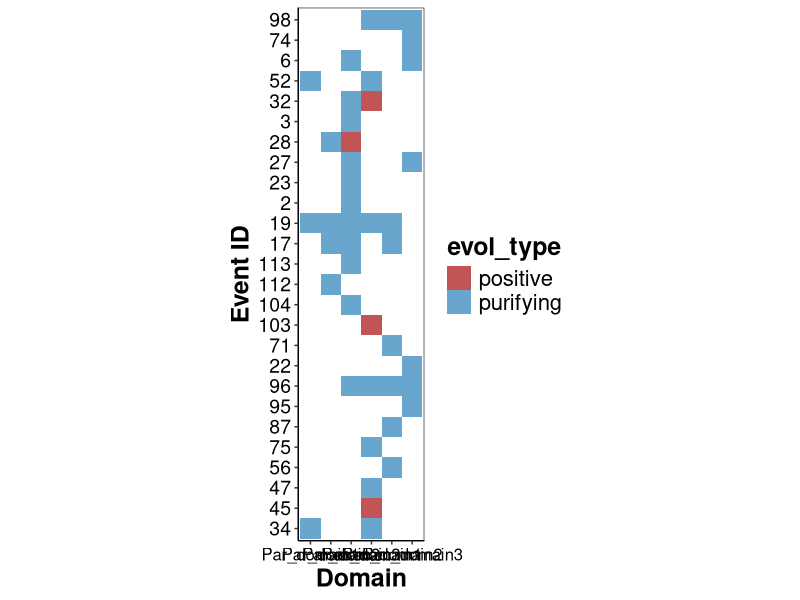
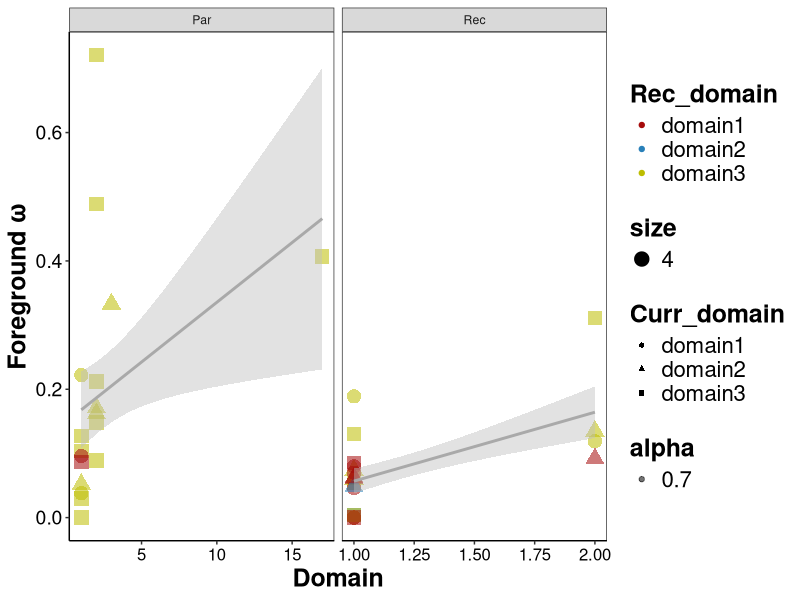

These figures' R source, in order: (Note: this script raises an error after producing the figures.)
library(ggplot2)
library(ggsci)
library(dplyr)
library(vegan)

setwd("../data_for_scripts/data_for_scripts/for_viz/evol_selection")

#Analyze branch models
#Read the resuls of branch models calculations
branch_models_classified <- read.csv('Branch_models_extended.csv', header = T, sep = "\t", stringsAsFactors = F)

#Extract significant results of branch model
branch_models_classified_signif <- branch_models_classified[branch_models_classified$signif_flag=='signif' & branch_models_classified$evol_type!='non-signif',] 

#Create dummy factors for plotting for the X and Y axis, respectively
branch_models_classified_signif$fac_for_heatmap <- paste(branch_models_classified_signif$Tox_type, 
                                                         branch_models_classified_signif$Curr_domain, sep ='_')

branch_models_classified_signif$domain_factor <- as.factor(paste(branch_models_classified_signif$Rec_domain,
                                                                 branch_models_classified_signif$ID,
                                                                 sep='_'))

#Get the list of events with unknown parents
unknown_majors <- unique(branch_models_classified[branch_models_classified$unknown_flag=='major',1])
unknown_minors <- unique(branch_models_classified[branch_models_classified$unknown_flag=='minor',1])

#Assert types of unknown parents
branch_models_classified_signif[branch_models_classified_signif$ID %in% unknown_majors, 5] <- 'major'
branch_models_classified_signif[branch_models_classified_signif$ID %in% unknown_minors, 5] <- 'minor'

#Create the list of events with different selection pattenrs for parents and recombinantss
change_pattern <- c(98, 74, 32, 103, 71, 22, 96, 87, 75, 56, 47, 45, 95)

#Assert the type of selection pattern
branch_models_classified_signif$change_flag <- 'same'
branch_models_classified_signif[branch_models_classified_signif$ID %in% change_pattern,26] <- 'different'

#Extract recombination IDs for recombinants only
events_with_recs <- branch_models_classified_signif[branch_models_classified_signif$Tox_type=='Rec' &
                                                      branch_models_classified_signif$evol_type!='non-signif',1]

#Extract the data for recombinants only
heatmap_branch_recs <- branch_models_classified_signif[branch_models_classified_signif$ID %in% events_with_recs,]

#Assert the levels of the categorial variable 
heatmap_branch_recs$domain_factor <- as.factor(paste(heatmap_branch_recs$Rec_domain,
                                                     heatmap_branch_recs$ID,
                                                     sep='_'))
#Get the final dataset for recombinants only
branch_domains_df_rec <- heatmap_branch_recs[heatmap_branch_recs$evol_type!='non-signif' & 
                                               heatmap_branch_recs$Tox_type=='Rec',c(1,2,25, 26, 7, 5)] %>% unique()

#Plot the ditribution of significant models per domain and recombination event
branch_models_classified_signif[branch_models_classified_signif$evol_type!='non-signif',] %>% 
  ggplot(aes(y=domain_factor, x=fac_for_heatmap, fill = evol_type))+
  geom_tile(alpha=.7)+
  scale_fill_manual(values = c("#a60b0b","#2980b9", '#73C39D'))+
#  branch_domains_df_rec %>% 
#    ggplot(aes(y=domain_factor, x=signif_flag, fill = Rec_domain))+ #change_flag #unknown_flag #Rec_domain
#    geom_tile(alpha=.7)+
#  scale_fill_manual( values=c("#a60b0b", '#2980b9' ,'#bdbd00'))+
  #  scale_fill_manual( values = c('grey', "#B97BD5","#58B09E"))+
  #scale_fill_jama()+
  scale_y_discrete( labels=as.character(unlist(lapply(levels(branch_models_classified_signif$domain_factor), 
                                                      function (x) strsplit(as.character(x), "_", fixed=TRUE)[[1]][2]))))+
  theme_bw()+ylab('Event ID')+xlab('Domain')+
  theme( axis.text.x = element_text(color='black', 
                                    size=12),
         axis.title.x=element_text(face="bold", color="black", 
                                   size=18),
         panel.background = element_blank(), 
         axis.line = element_line(colour = "black"),
         panel.grid.major = element_blank(), 
         panel.grid.minor = element_blank(),
         axis.text.y = element_text(color='black', 
                                    size=14),
         axis.title.y = element_text(face="bold", color="black", 
                                     size=18),
         legend.title=element_text(face="bold",size=18), 
         legend.text=element_text(size=16))+
  coord_fixed()

#Extract data for comparing branch models (significant and raw estimates)
branch_models_comparisions <- branch_models_classified[,c(1,2,3,4,6,7,9)]

#Extract significant results based on different LRT-tests
bneut_signif <- branch_models_comparisions[branch_models_comparisions$evol_type!='non-signif', ]
bfree_signif <- branch_models_comparisions[branch_models_comparisions$signif_flag!='non-signif', ]

#Assert the factors for comparing omega estimates
bneut_signif$for_comparision <- 'bneut'
bfree_signif$for_comparision <- 'bfree'
branch_models_comparisions$for_comparision <- 'All'

#Create the merged dataset for comparisions
branch_models_comparisions<-rbind(branch_models_comparisions, bneut_signif, bfree_signif)

#Summarize mean omega estimates per sets of events
branch_models_comparisions[branch_models_comparisions$omega_f<5,] %>% group_by(Tox_type, for_comparision) %>% 
  summarize(mean_omega= mean(omega_f)) %>% as.data.frame()

#Calculate the linear model to reveal relationships between foreground omega and the number of toxinsin the subtree
lm_num_tox <- lm(omega_f ~ Num_rec_pars,
                 data = branch_models_classified_signif[branch_models_classified_signif$evol_type!='non-signif' & 
                                                          branch_models_classified_signif$omega_f <5  &
                                                          branch_models_classified_signif$Tox_type=='Par',])
#Show model significance
summary(lm_num_tox)

#Plot the dependance between foreground omega and the the number of recombinans and parents
branch_models_classified_signif[branch_models_classified_signif$evol_type!='non-signif' & branch_models_classified_signif$omega_f <5,] %>% 
  ggplot(aes(x= Num_rec_pars, y=omega_f))+
  facet_wrap(~Tox_type, scales = 'free_x')+
  geom_point(aes(color = Rec_domain, shape = Curr_domain, size = 4, alpha =0.7))+
  scale_color_manual( values=c("#a60b0b", '#2980b9' ,'#bdbd00'))+
  geom_smooth(method='lm', color='darkgrey', alpha=0.45, fill = 'grey',  level=0.8)+
  theme_bw()+ylab('Foreground ω')+xlab('Domain')+
  theme( axis.text.x = element_text(color='black', 
                                    size=12),
         axis.title.x=element_text(face="bold", color="black", 
                                   size=18),
         panel.background = element_blank(), 
         axis.line = element_line(colour = "black"),
         panel.grid.major = element_blank(), 
         panel.grid.minor = element_blank(),
         axis.text.y = element_text(color='black', 
                                    size=14),
         axis.title.y = element_text(face="bold", color="black", 
                                     size=18),
         legend.title=element_text(face="bold",size=18), 
         legend.text=element_text(size=16))

#Show the distribution of omega values for sets of events with different significance thresholds for LRT tests
branch_models_comparisions[branch_models_comparisions$omega_f<5,] %>% 
  ggplot(aes(x=for_comparision, y=omega_f, fill = for_comparision))+
  facet_wrap(~Tox_type)+
  geom_violin(width=0.7, alpha = 0.7, trim = T)+
  geom_boxplot(width=0.4, alpha = 0.8)+
  geom_signif(comparisons = list(c(2, 3),
                                 c(1, 3)),
              y_position = c(4.3,5), 
              map_signif_level=T, test='wilcox.test')+
  scale_fill_manual(values =c('#A6A8A0', '#97C997', '#36AB9D'))+
  theme( axis.text.x = element_text(color='black', 
                                    size=12),
         axis.title.x=element_text(face="bold", color="black", 
                                   size=18),
         panel.background = element_blank(), 
         axis.line = element_line(colour = "black"),
         panel.grid.major = element_blank(), 
         panel.grid.minor = element_blank(),
         axis.text.y = element_text(color='black', 
                                    size=14),
         axis.title.y = element_text(face="bold", color="black", 
                                     size=18),
         legend.title=element_text(face="bold",size=18), 
         legend.text=element_text(size=16))

#Show the distribution of omega values for different domains and toxin types (parents and recombinants)
branch_models_classified_signif[branch_models_classified_signif$evol_type!='non-signif' & branch_models_classified_signif$omega_f <5,] %>% 
  ggplot(aes(x= Curr_domain, y=omega_f, fill= Curr_domain))+
  facet_wrap(~Tox_type*Rec_domain)+
  geom_violin(width=0.7, alpha = 0.7, trim = T)+
  geom_boxplot(width=0.4, alpha = 0.8)+
scale_fill_manual( values=c("#a60b0b", '#2980b9' ,'#bdbd00'))+
  theme( axis.text.x = element_text(color='black', 
                                    size=12),
         axis.title.x=element_text(face="bold", color="black", 
                                   size=18),
         panel.background = element_blank(), 
         axis.line = element_line(colour = "black"),
         panel.grid.major = element_blank(), 
         panel.grid.minor = element_blank(),
         axis.text.y = element_text(color='black', 
                                    size=14),
         axis.title.y = element_text(face="bold", color="black", 
                                     size=18),
         legend.title=element_text(face="bold",size=18), 
         legend.text=element_text(size=16))

#Analysis of site models
#Read tables with per-site results using site models
evol_sites_with_relaxed <- read.csv('Site_models_classified_res.csv', header = T, sep = "\t", stringsAsFactors = F)

#Extract significant sites
evol_sites_with_relaxed_signif <- evol_sites_with_relaxed[evol_sites_with_relaxed$signif_flag!='non-signif',]

#Transform relative coordinates to integers
evol_sites_with_relaxed_signif$Coord <- round(evol_sites_with_relaxed_signif$Coord)

#Remove identical coordinates
evol_sites_with_relaxed_signif <- unique(evol_sites_with_relaxed_signif)

#Create a dummy factor for the order on the Y axis
evol_sites_with_relaxed_signif$factor_plot <- paste(evol_sites_with_relaxed_signif$Rec_domain,
                                                    evol_sites_with_relaxed_signif$ID, sep='_')

#Extract the data for selected site models
evol_sites_with_relaxed_site <- evol_sites_with_relaxed_signif[evol_sites_with_relaxed_signif$Model %in% c('m8','m3','m1','m3') & evol_sites_with_relaxed_signif$Tox_type=='Rec',] 

#Extract data for branch-site models 
evol_br_sites_with_relaxed_rec <- evol_sites_with_relaxed_signif[evol_sites_with_relaxed_signif$Tox_type=='Rec' & evol_sites_with_relaxed_signif$Model %in% c('mB','mA'),]
evol_br_sites_with_relaxed_par <- evol_sites_with_relaxed_signif[evol_sites_with_relaxed_signif$Tox_type=='Par' & evol_sites_with_relaxed_signif$Model %in% c('mB','mA'),]

#The function for ordering the events according to the distribution of sites
get_order_for_heatmap = function(sites_df){
  
  #Create an empty matrix with 300 sites
  trans_coords_df<- matrix(ncol= 300, nrow= length(unique(as.factor(sites_df$factor_plot)))) 
  
  #Transform the matrix to the dataframe
  trans_coords_df <- as.data.frame(trans_coords_df)
  
  #Set the order of rows according to the IDs of recombination events
  rownames(trans_coords_df) <- levels(as.factor(sites_df$factor_plot))
  colnames(trans_coords_df) <- 1:300 
  
  i=1 #row index
  #Iterate over recombination events
  for (id in unique(sites_df$factor_plot)){
    print(id)
    
    #Iterate of coordinates
    for (j in 1:300){
      
      #Extract the data for a particular site in the selected event, use the probability as the value
      trans_coords_df[which(rownames(trans_coords_df)==id),j] <- as.numeric(sites_df[sites_df$factor_plot==id & 
                                                                                       sites_df$Coord==j , 8][1])
    }
    i <- i+1
  }
  
  #Set zeroes for non-significant sites
  trans_coords_df[is.na(trans_coords_df)] <- 0
  
  #Create the distance matrix based using the Eucledean distance
  d <- vegdist(trans_coords_df,method="euclidean")
  
  #Perform hierarcheal clustering
  hc_compl <- hclust(d, method = "complete")
  
  #Extract the order from the dendrogram
  dend <- as.dendrogram(hc_compl)
  plot(dend)
  heatmap_order <-labels(dend)
  
  #Return the list of aranged event IDs
  return(heatmap_order)
}

#Get the order of recombination events according to the distribution of seleciton signals in the domain sequences
site_order<- get_order_for_heatmap(evol_sites_with_relaxed_site)
br_sites_rec_order <- get_order_for_heatmap(evol_br_sites_with_relaxed_rec)
br_sites_par_order  <- get_order_for_heatmap(evol_br_sites_with_relaxed_par)

#Assert the order of recombination event IDs according to clusterization baset on sites' distributions
evol_sites_with_relaxed_site$factor_plot<-factor(evol_sites_with_relaxed_site$factor_plot,levels = site_order)
evol_br_sites_with_relaxed_rec$factor_plot<-factor(evol_br_sites_with_relaxed_rec$factor_plot,levels = br_sites_rec_order)
evol_br_sites_with_relaxed_par$factor_plot<-factor(evol_br_sites_with_relaxed_par$factor_plot,levels = br_sites_par_order)

#Plot the heatmap with the distribution of sites for site and branch-site models
ggplot(evol_br_sites_with_relaxed_rec,
       aes(Coord, factor(factor_plot), fill=Site_type, alpha = Site_prob)) +
  geom_tile()+ #alpha = 0.7
  scale_alpha(range = c(0.3,0.7))+
  theme_bw()+
  scale_fill_manual(values = c("#2980b9","#a60b0b", '#73C39D'))+
  labs(y = "Recombination event ID") + 
  labs(x = "Domain coordinate")+
  geom_vline(xintercept=100, linetype="dashed", color = "darkgreen",size=0.3, alpha = 0.99)+ #2.5
  geom_vline(xintercept=200, linetype="dashed", color = "darkgreen",size=0.3, alpha = 0.99)+
  scale_y_discrete( labels=as.character(unlist(lapply(levels(evol_br_sites_with_relaxed_rec$factor_plot), 
                                                      function (x) strsplit(as.character(x), "_", fixed=TRUE)[[1]][2]))))+
  theme( axis.text.x =element_blank(),
         axis.title.x = element_text(face="bold", color="black", 
                                     size=14),
         panel.background = element_blank(), 
         axis.line = element_line(colour = "black"),
         panel.grid.major = element_blank(), 
         panel.grid.minor = element_blank(),
         axis.text.y = element_text(color='black', 
                                    size=8),
         axis.title.y = element_text(face="bold", color="black", 
                                     size=14),
         legend.title=element_text(face="bold",size=14), 
         legend.text=element_text(size=12),
         axis.ticks.x=element_blank())

#Extract data with branch-site models based contaning overestimations and devoid of them for recombinants and parents 
evol_sites_with_relaxed_rec_passed <- evol_sites_with_relaxed_signif[evol_sites_with_relaxed_signif$Tox_type=='Rec' & evol_sites_with_relaxed_signif$Model %in% c('mB','mA') &  evol_sites_with_relaxed_signif$Site_flag=='passed',]
evol_sites_with_relaxed_par_passed  <- evol_sites_with_relaxed_signif[evol_sites_with_relaxed_signif$Tox_type=='Par' & evol_sites_with_relaxed_signif$Model %in% c('mB','mA') &  evol_sites_with_relaxed_signif$Site_flag=='passed',]

evol_sites_with_relaxed_rec_not_passed <- evol_sites_with_relaxed_signif[evol_sites_with_relaxed_signif$Tox_type=='Rec' & evol_sites_with_relaxed_signif$Model %in% c('mB','mA'),]
evol_sites_with_relaxed_par_not_passed  <- evol_sites_with_relaxed_signif[evol_sites_with_relaxed_signif$Tox_type=='Par' & evol_sites_with_relaxed_signif$Model %in% c('mB','mA'),]

#Arrange events according to the clusterizations of sites' distribution
br_sites_rec_passed_order <- get_order_for_heatmap(evol_sites_with_relaxed_rec_passed)
br_sites_par_passed_order <- get_order_for_heatmap(evol_sites_with_relaxed_par_passed)

br_sites_rec_non_passed_order <- get_order_for_heatmap(evol_sites_with_relaxed_rec_not_passed)
br_sites_par_non_passed_order  <- get_order_for_heatmap(evol_sites_with_relaxed_par_not_passed)

#Assert the dummy factor for the order on the Y axis
evol_sites_with_relaxed_rec_passed$factor_plot<-factor(evol_sites_with_relaxed_rec_passed$factor_plot,levels = br_sites_rec_passed_order)
evol_sites_with_relaxed_par_passed$factor_plot<-factor(evol_sites_with_relaxed_par_passed$factor_plot,levels = br_sites_par_passed_order)

evol_sites_with_relaxed_rec_not_passed$factor_plot<-factor(evol_sites_with_relaxed_rec_not_passed$factor_plot,levels = br_sites_rec_non_passed_order)
evol_sites_with_relaxed_par_not_passed$factor_plot<-factor(evol_sites_with_relaxed_par_not_passed$factor_plot,levels = br_sites_par_non_passed_order)

#Make data for adjacent subpanels
#Site models only
#Extract required columns
sites_heatmap_subpanels <- evol_sites_with_relaxed_site[,c(1,2,4, 11)] %>%  unique()

#Assert the type of unknown parents
sites_heatmap_subpanels$unknown_flag <- 'known'
sites_heatmap_subpanels[sites_heatmap_subpanels$ID %in% unknown_majors, 5] <- 'major'
sites_heatmap_subpanels[sites_heatmap_subpanels$ID %in% unknown_minors, 5] <- 'minor'

#Get the type of patterns of branch models for parents and recombinanats
rec_for_heatmap_sites <- branch_models_classified[branch_models_classified$Tox_type=='Rec' & 
                                                    branch_models_classified$ID!=71,]

#Set dummy factors for retaining correct order of recombination events
rec_for_heatmap_sites$factor_plot <- paste(rec_for_heatmap_sites$Rec_domain, rec_for_heatmap_sites$ID,sep='_')
rec_for_heatmap_sites$factor_plot <- factor(rec_for_heatmap_sites$factor_plot, levels = levels(sites_heatmap_subpanels$factor_plot))
rec_for_heatmap_sites$new_evol_type <- rec_for_heatmap_sites$evol_type

#Extract the significance of site model on the whole
rec_for_heatmap_sites[rec_for_heatmap_sites$signif_flag=='non-signif' & rec_for_heatmap_sites$evol_type!='non-signif', 25] <- 'purifying_b'
rec_for_heatmap_sites[rec_for_heatmap_sites$evol_type=='purifying'& rec_for_heatmap_sites$signif_flag=='signif',25] <- 'purifying_f'

#Branch-site models for recombinants
#Extract required columns
brsites_heatmap_subpanels <- evol_sites_with_relaxed_rec_not_passed[,c(1,2,4, 11)] %>%  unique()

#Assert the type of unknown parents
brsites_heatmap_subpanels$unknown_flag <- 'known'
brsites_heatmap_subpanels[brsites_heatmap_subpanels$ID %in% unknown_majors, 5] <- 'major'
brsites_heatmap_subpanels[brsites_heatmap_subpanels$ID %in% unknown_minors, 5] <- 'minor'

#Get the type of patterns of branch models for parents and recombinanats
rec_for_heatmap_brsites <- branch_models_classified[branch_models_classified$Tox_type=='Rec' & 
                                                      branch_models_classified$ID!=71,]

#Set dummy factors for retaining correct order of recombination events
rec_for_heatmap_brsites$factor_plot <- paste(rec_for_heatmap_brsites$Rec_domain, rec_for_heatmap_brsites$ID,sep='_')
rec_for_heatmap_brsites$factor_plot <- factor(rec_for_heatmap_brsites$factor_plot, levels = levels(brsites_heatmap_subpanels$factor_plot))
rec_for_heatmap_brsites$new_evol_type <- rec_for_heatmap_brsites$evol_type

#Extract the significance of site model on the whole
rec_for_heatmap_brsites[rec_for_heatmap_brsites$signif_flag=='non-signif' & rec_for_heatmap_brsites$evol_type!='non-signif', 25] <- 'purifying_b'
rec_for_heatmap_brsites[rec_for_heatmap_brsites$evol_type=='purifying'& rec_for_heatmap_brsites$signif_flag=='signif',25] <- 'purifying_f'

#Branch-site models for parents
#Extract required columns
brsites_heatmap_subpanels <- evol_sites_with_relaxed_par_not_passed[,c(1,2,4, 11)] %>%  unique()

#Assert the type of unknown parents
brsites_heatmap_subpanels$unknown_flag <- 'known'
brsites_heatmap_subpanels[brsites_heatmap_subpanels$ID %in% unknown_majors, 5] <- 'major'
brsites_heatmap_subpanels[brsites_heatmap_subpanels$ID %in% unknown_minors, 5] <- 'minor'

#Extract required columns
brsites_heatmap_subpanels_par <- evol_sites_with_relaxed_par_not_passed[,c(1,2,4, 11)] %>%  unique()

#Assert the type of unknown parents
brsites_heatmap_subpanels_par$unknown_flag <- 'known'
brsites_heatmap_subpanels_par[brsites_heatmap_subpanels_par$ID %in% unknown_majors, 5] <- 'major'
brsites_heatmap_subpanels_par[brsites_heatmap_subpanels_par$ID %in% unknown_minors, 5] <- 'minor'

#Get the type of patterns of branch models for parents and recombinanats
par_for_heatmap_brsites <- branch_models_classified[branch_models_classified$Tox_type=='Par' & 
                                                      branch_models_classified$ID!=71,]

#Set dummy factors for retaining correct order of recombination events
par_for_heatmap_brsites$factor_plot <- paste(par_for_heatmap_brsites$Rec_domain, par_for_heatmap_brsites$ID,sep='_')
par_for_heatmap_brsites$factor_plot <- factor(par_for_heatmap_brsites$factor_plot, levels = levels(brsites_heatmap_subpanels$factor_plot))
par_for_heatmap_brsites$new_evol_type <- par_for_heatmap_brsites$evol_type

#Extract the significance of site model on the whole
par_for_heatmap_brsites[par_for_heatmap_brsites$signif_flag=='non-signif' & par_for_heatmap_brsites$evol_type!='non-signif', 25] <- 'purifying_b'
par_for_heatmap_brsites[par_for_heatmap_brsites$evol_type=='purifying'& par_for_heatmap_brsites$signif_flag=='signif',25] <- 'purifying_f'


#Plot adjacent subpanels 
par_for_heatmap_brsites %>% 
  ggplot(aes(y=factor_plot, x=Curr_domain, fill=new_evol_type))+
  geom_tile(alpha=.7)+
  scale_fill_manual(values = c('white', "#a60b0b", '#A5D4EF',"#2980b9"))+
  #brsites_heatmap_subpanels %>% 
  #  ggplot(aes(y=factor_plot, x=Tox_type, fill = unknown_flag))+  #unknown_flag #Rec_domain
  #  geom_tile(alpha=.7)+
  #  #scale_fill_manual( values=c("#a60b0b", '#2980b9' ,'#bdbd00'))+
  #  scale_fill_manual( values = c('grey', "#B97BD5","#58B09E"))+  
  scale_y_discrete( labels=as.character(unlist(lapply(levels(par_for_heatmap_brsites$factor_plot), 
                                                      function (x) strsplit(as.character(x), "_", fixed=TRUE)[[1]][2]))))+
  theme_bw()+ylab('Event ID')+xlab('Domain')+
  theme( axis.text.x = element_text(color='black', 
                                    size=12),
         axis.title.x=element_text(face="bold", color="black", 
                                   size=18),
         panel.background = element_blank(), 
         axis.line = element_line(colour = "black"),
         panel.grid.major = element_blank(), 
         panel.grid.minor = element_blank(),
         axis.text.y = element_text(color='black', 
                                    size=11),
         axis.title.y = element_text(face="bold", color="black", 
                                     size=18),
         legend.title=element_text(face="bold",size=18), 
         legend.text=element_text(size=16))+
  coord_fixed()

#Make the dataframe for further plotting the distribution of site types in the branch-site models for parents and recombinants
br_sites_all <- do.call("rbind", replicate(2, branch_models_classified[,c(1,2,3,4, 18, 19, 21)], simplify = FALSE))

#Create the facrot variable for classifying site types
br_sites_all$all_sites_num <- br_sites_all$Brsites_pos
br_sites_all$site_factor <- 'pos'

#Assert conservative sites
br_sites_all[c(247:492),8] <- br_sites_all[c(247:492),6]
br_sites_all[c(247:492),9] <-'cons'

#Make the number of sites for parents negative for plotting
br_sites_all[br_sites_all$Tox_type=='Par',8] <- -br_sites_all[br_sites_all$Tox_type=='Par',8]

#Summarize the number of site types for recombinants and parents within all sets of events and those devoid of overestimations
br_sites_summary_all <- br_sites_all %>% 
  group_by(Rec_domain,Curr_domain,Tox_type,site_factor) %>% 
  summarize(all_sites_num = sum(all_sites_num))

br_sites_summary_passed <- br_sites_all[br_sites_all$Passed_flag=='passed'& br_sites_all$ID!=23 ,] %>%  # & br_sites_all$ID!=23
  group_by(Rec_domain,Curr_domain,Tox_type,site_factor) %>% 
  summarize(all_sites_num = sum(all_sites_num))


#Compare the composition of sites between parents and recombinants per domain 
#Sets of events with the first domain transferred
fisher.test(data.frame(cons=c(230,208),pos=c(27,36))) #p-value = 0.1778
fisher.test(data.frame(cons=c(271,188),pos=c(11,4))) #p-value = 0.3003
fisher.test(data.frame(cons=c(91,132),pos=c(4,24))) #p-value = 0.006565

#Sets of events with the third domain transferred
fisher.test(data.frame(cons=c(724,854),pos=c(36,33))) #p-value = 0.3252
fisher.test(data.frame(cons=c(631,641),pos=c(30,80))) #p-value < 5.967e-06
fisher.test(data.frame(cons=c(358,501),pos=c(85,39))) #p-value = 2.305e-08

#Vizualize the proportion of conservative and positively selected sites for branch-site models
br_sites_summary_passed%>%  #[br_sites_all$Passed_flag=='passed',]
  ggplot(aes(fill=site_factor, y=all_sites_num, x=Curr_domain))+
  facet_wrap(~Rec_domain, scales='free')+
  geom_bar(stat='identity',position='fill', alpha=.7)+ #, position='fill'
  scale_fill_manual(values = c("#2980b9","#a60b0b", '#73C39D'))+
  geom_hline(yintercept = 0)+
  theme_bw()+
  ylab('Number of sites')+ #Foreground ω
  xlab('Domain')+
  theme( axis.text.x = element_text(color='black', 
                                    size=12),
         axis.title.x=element_text(face="bold", color="black", 
                                   size=18),
         panel.background = element_blank(), 
         axis.line = element_line(colour = "black"),
         panel.grid.major = element_blank(), 
         panel.grid.minor = element_blank(),
         axis.text.y = element_text(color='black', 
                                    size=14),
         axis.title.y = element_text(face="bold", color="black", 
                                     size=18),
         legend.title=element_text(face="bold",size=18), 
         legend.text=element_text(size=16))

#Vizualize the dependence between the number of sites, omega estimates, and the number of toxins
branch_models_classified[branch_models_classified$Passed_flag=='passed' & branch_models_classified$omega_f <0.9 &
                           branch_models_classified$Brsites_pos<15, ] %>% 
  ggplot(aes(x=Brsites_pos, y= omega_f))+
  #branch_models_classified %>% ggplot(aes(x=Sites_pos, y= Num_tox)) +
  geom_point(aes(color = Rec_domain, shape = Curr_domain, size = 4, alpha =0.7))+
  facet_wrap(~Tox_type, scales = 'free_x')+
  scale_color_manual( values=c("#a60b0b", '#2980b9' ,'#bdbd00'))+
  geom_smooth(method='lm', color='darkgrey', alpha=0.45, fill = 'grey',  level=0.8)+
  theme_bw()+ylab('Foreground ω')+xlab('Number of sites')+ #Foreground ω Backgound ω  Number of toxins
  theme( axis.text.x = element_text(color='black', 
                                    size=12),
         axis.title.x=element_text(face="bold", color="black", 
                                   size=18),
         panel.background = element_blank(), 
         axis.line = element_line(colour = "black"),
         panel.grid.major = element_blank(), 
         panel.grid.minor = element_blank(),
         axis.text.y = element_text(color='black', 
                                    size=14),
         axis.title.y = element_text(face="bold", color="black", 
                                     size=18),
         legend.title=element_text(face="bold",size=18), 
         legend.text=element_text(size=16))

#Make linear models to reveal the relashionships between the number of sites and omega values
sites_omega_lm <- lm(Sites_pos~omega_f,
                     data = branch_models_classified_signif[branch_models_classified_signif$evol_type!='non-signif' &
                                                              branch_models_classified_signif$omega_f <5 ,])
sites_omega_lm <- lm(Sites_pos~omega_b,
                     data = branch_models_classified_signif[branch_models_classified_signif$evol_type!='non-signif' &
                                                              branch_models_classified_signif$omega_f <5 ,])
br_sites_omega_lm <- lm(Brsites_pos~omega_b,
                        data = branch_models_classified[branch_models_classified$Passed_flag=='passed' & 
                                                          branch_models_classified$omega_b < 0.9, ])
#Show significance level
summary(sites_omega_lm)
summary(sites_omega_lm)
summary(br_sites_omega_lm)

#Make the dataframe with the total number of sites of particular type for parents and recombinants using site models
total_sites <- #Total number of sites
  branch_models_classified %>% group_by(Rec_domain, Curr_domain) %>% 
  summarize(n_pos = sum(Sites_pos), n_cons = sum(Sites_cons)) %>%  
  as.data.frame() 

#Vizualize the fraction of conservative and positively selected sites using site models
data.frame(num_sites = c(total_sites$n_pos,total_sites$n_cons),
           Curr_domain = rep(total_sites$Curr_domain,2),
           site_type = c(rep('pos',9), rep('cons',9)),
           Domain = rep(total_sites$Rec_domain,2)) %>% 
  ggplot(aes(x=Curr_domain,y=num_sites,fill=site_type)) +
  geom_bar(stat="identity", position=position_fill(), alpha=0.7, col='black', width =1)+
  #geom_bar(stat="identity", alpha=0.7, col='black', width =1)+
  facet_wrap(~Domain)+
  theme_bw()+
  scale_fill_manual(values =c("#2980b9","#a60b0b"))+
  guides(fill= guide_legend(title="Site type"))+
  ylab('Number of sites')+xlab('Domain')+
  theme( axis.text.x = element_text(color='black', 
                                    size=12),
         axis.title.x=element_text(face="bold", color="black", 
                                   size=18),
         panel.background = element_blank(), 
         axis.line = element_line(colour = "black"),
         panel.grid.major = element_blank(), 
         panel.grid.minor = element_blank(),
         axis.text.y = element_text(color='black', 
                                    size=14),
         axis.title.y = element_text(face="bold", color="black", 
                                     size=18),
         legend.title=element_text(face="bold",size=18), 
         legend.text=element_text(size=16))

#Build linear model for reveling dependance between similarity of affected specief and the number of sites
lm_omega <- lm(Simpson_species ~ Brsites_pos, 
               data =  branch_models_classified[branch_models_classified$omega_f<5 ,])
summary(lm_omega) 

#Plot the distribution of omega values in the sets of events regarding changes in affected orders
branch_models_classified[branch_models_classified$omega_f<2 &  
                           branch_models_classified$Brsites_pos<350 &
                           !is.na(branch_models_classified$Simpson_species) ,] %>% 
  ggplot(aes(x=as.factor(Orders_flag), y=omega_f, fill =as.factor(Orders_flag)))+
  geom_violin(width=0.7, alpha = 0.57, trim = T)+
  geom_boxplot(width=0.4, alpha = 0.66)+
  geom_signif(comparisons = list(c(1,2)),
              map_signif_level=T, test='wilcox.test')+
  scale_fill_jama()+
  facet_wrap(~Tox_type*Rec_domain, scales ='free')+
  theme_bw()+
  theme_bw()+ylab('Foreground ω')+xlab('Domain')+ #Foreground ω Backgound ω  Number of sites
  theme( axis.text.x = element_text(color='black', 
                                    size=12),
         axis.title.x=element_text(face="bold", color="black", 
                                   size=18),
         panel.background = element_blank(), 
         axis.line = element_line(colour = "black"),
         panel.grid.major = element_blank(), 
         panel.grid.minor = element_blank(),
         axis.text.y = element_text(color='black', 
                                    size=14),
         axis.title.y = element_text(face="bold", color="black", 
                                     size=18),
         legend.title=element_text(face="bold",size=18), 
         legend.text=element_text(size=16))

#Plot the dependance between the similarity of the sets of affected species and omega/number of sites
branch_models_classified[branch_models_classified$omega_f<2 &  
                           branch_models_classified$Brsites_pos<350 &
                           branch_models_classified$best_site_model!='relaxation' &
                           !is.na(branch_models_classified$Simpson_species) ,] %>% 
  ggplot(aes(x=Simpson_species, y=Brsites_cons))+
  facet_wrap(~Tox_type*Rec_domain, scales ='free')+
  geom_point(aes(size=Num_rec_pars, color = Rec_domain, shape =Curr_domain),alpha = 0.8 )+
  theme_bw()+
  scale_size(range = c(2,6))+
  scale_color_manual( values=c("#a60b0b", '#2980b9' ,'#bdbd00'))+
  geom_smooth(method='lm', color='darkgrey', alpha=0.45, fill = 'grey')+
  scale_fill_manual( values = c( "#4F499E",'#BD5B0B','darkgrey'),
                     labels = c('Minor','All','Median'))+
  theme_bw()+ylab('Foreground ω')+xlab('Domain')+ #Foreground ω Backgound ω  Number of sites
  theme( axis.text.x = element_text(color='black', 
                                    size=12),
         axis.title.x=element_text(face="bold", color="black", 
                                   size=18),
         panel.background = element_blank(), 
         axis.line = element_line(colour = "black"),
         panel.grid.major = element_blank(), 
         panel.grid.minor = element_blank(),
         axis.text.y = element_text(color='black', 
                                    size=14),
         axis.title.y = element_text(face="bold", color="black", 
                                     size=18),
         legend.title=element_text(face="bold",size=18), 
         legend.text=element_text(size=16))
